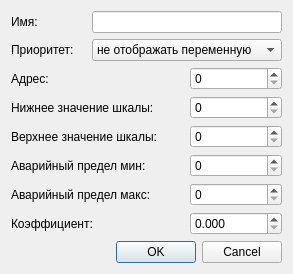
<?xml version="1.0" encoding="UTF-8"?>
<ui version="4.0">
 <class>DialogAnalogVarAdd</class>
 <widget class="QDialog" name="DialogAnalogVarAdd">
  <property name="geometry">
   <rect>
    <x>0</x>
    <y>0</y>
    <width>293</width>
    <height>270</height>
   </rect>
  </property>
  <property name="windowTitle">
   <string>Аналоговая переменная</string>
  </property>
  <layout class="QGridLayout" name="gridLayout">
   <item row="0" column="0">
    <widget class="QLabel" name="label">
     <property name="text">
      <string>Имя:</string>
     </property>
    </widget>
   </item>
   <item row="0" column="2" colspan="2">
    <widget class="QLineEdit" name="lineEditName"/>
   </item>
   <item row="1" column="0" colspan="2">
    <widget class="QLabel" name="label_2">
     <property name="text">
      <string>Приоритет:</string>
     </property>
    </widget>
   </item>
   <item row="1" column="2" colspan="2">
    <widget class="QComboBox" name="comboBoxPriority">
     <item>
      <property name="text">
       <string>не отображать переменную</string>
      </property>
     </item>
     <item>
      <property name="text">
       <string>низкий приоритет</string>
      </property>
     </item>
     <item>
      <property name="text">
       <string>стандартный приоритет</string>
      </property>
     </item>
     <item>
      <property name="text">
       <string>высокий приоритет</string>
      </property>
     </item>
    </widget>
   </item>
   <item row="2" column="0">
    <widget class="QLabel" name="label_3">
     <property name="text">
      <string>Адрес:</string>
     </property>
    </widget>
   </item>
   <item row="2" column="3">
    <widget class="QSpinBox" name="spinBoxAddress">
     <property name="maximum">
      <number>65535</number>
     </property>
    </widget>
   </item>
   <item row="3" column="0" colspan="3">
    <widget class="QLabel" name="label_4">
     <property name="text">
      <string>Нижнее значение шкалы:</string>
     </property>
    </widget>
   </item>
   <item row="3" column="3">
    <widget class="QSpinBox" name="spinBoxScaleMin">
     <property name="maximum">
      <number>65535</number>
     </property>
    </widget>
   </item>
   <item row="4" column="0" colspan="3">
    <widget class="QLabel" name="label_5">
     <property name="text">
      <string>Верхнее значение шкалы:</string>
     </property>
    </widget>
   </item>
   <item row="4" column="3">
    <widget class="QSpinBox" name="spinBoxScaleMax">
     <property name="maximum">
      <number>65535</number>
     </property>
    </widget>
   </item>
   <item row="5" column="0" colspan="3">
    <widget class="QLabel" name="label_6">
     <property name="text">
      <string>Аварийный предел мин:</string>
     </property>
    </widget>
   </item>
   <item row="5" column="3">
    <widget class="QSpinBox" name="spinBoxAlarmMin">
     <property name="maximum">
      <number>65535</number>
     </property>
    </widget>
   </item>
   <item row="6" column="0" colspan="3">
    <widget class="QLabel" name="label_7">
     <property name="text">
      <string>Аварийный предел макс:</string>
     </property>
    </widget>
   </item>
   <item row="6" column="3">
    <widget class="QSpinBox" name="spinBoxAlarmMax">
     <property name="maximum">
      <number>65535</number>
     </property>
    </widget>
   </item>
   <item row="7" column="0" colspan="3">
    <widget class="QLabel" name="label_8">
     <property name="text">
      <string>Коэффициент:</string>
     </property>
    </widget>
   </item>
   <item row="7" column="3">
    <widget class="QDoubleSpinBox" name="doubleSpinBoxCoeff">
     <property name="decimals">
      <number>3</number>
     </property>
    </widget>
   </item>
   <item row="8" column="1" colspan="3">
    <widget class="QDialogButtonBox" name="buttonBox">
     <property name="orientation">
      <enum>Qt::Horizontal</enum>
     </property>
     <property name="standardButtons">
      <set>QDialogButtonBox::Cancel|QDialogButtonBox::Ok</set>
     </property>
    </widget>
   </item>
  </layout>
 </widget>
 <resources/>
 <connections>
  <connection>
   <sender>buttonBox</sender>
   <signal>accepted()</signal>
   <receiver>DialogAnalogVarAdd</receiver>
   <slot>accept()</slot>
   <hints>
    <hint type="sourcelabel">
     <x>248</x>
     <y>254</y>
    </hint>
    <hint type="destinationlabel">
     <x>157</x>
     <y>274</y>
    </hint>
   </hints>
  </connection>
  <connection>
   <sender>buttonBox</sender>
   <signal>rejected()</signal>
   <receiver>DialogAnalogVarAdd</receiver>
   <slot>reject()</slot>
   <hints>
    <hint type="sourcelabel">
     <x>316</x>
     <y>260</y>
    </hint>
    <hint type="destinationlabel">
     <x>286</x>
     <y>274</y>
    </hint>
   </hints>
  </connection>
 </connections>
</ui>
